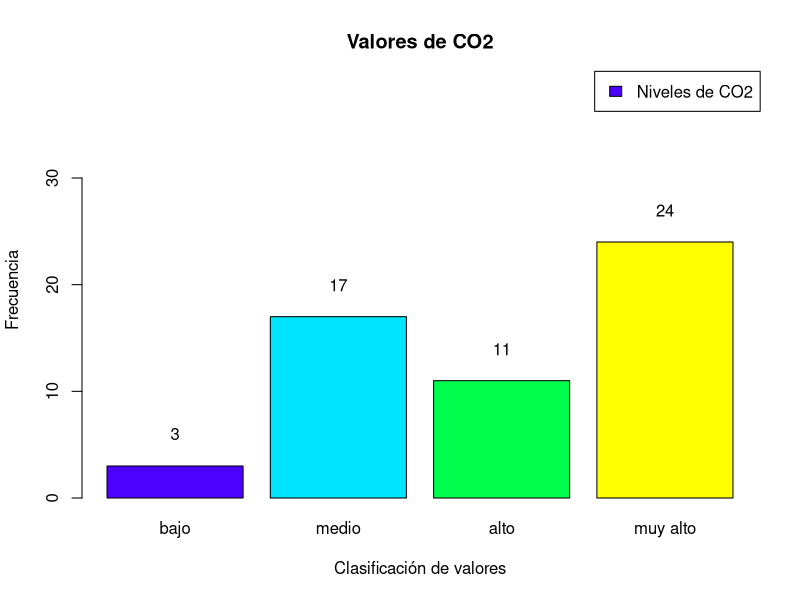
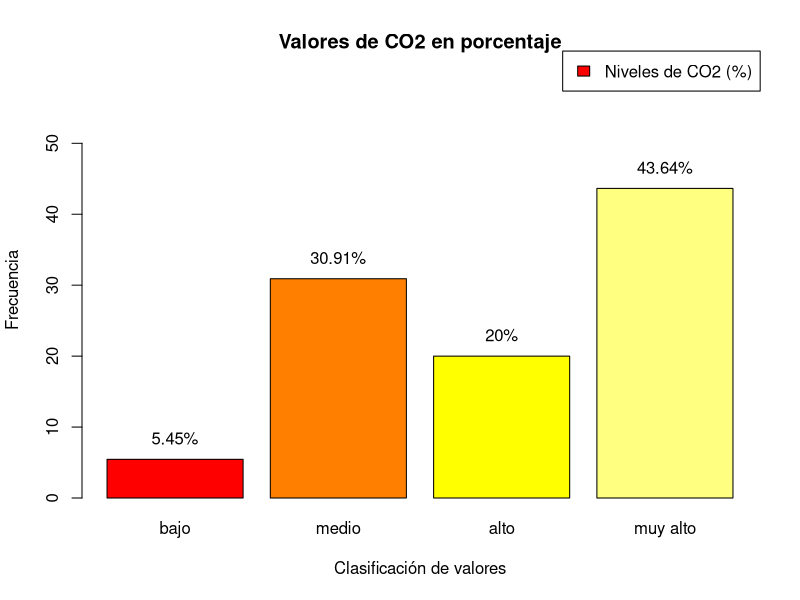

Here is the R script that generated these plots, in order:
#Cargar el dataframe con los valores del fichero adjunto.
parametros=read.csv("environment-indicators-for-spain-1.csv",header=TRUE,sep=",")
#Analiza el dataframe usando str.
str(parametros)
#Extrae los datos cuyo indicador de nombre sea "CO2 emissions from solid fuel
# consumption (kt)".
# co2=parametros$Value[parametros$Indicator.Name=="CO2 emissions from solid fuel consumption (kt)"]

parametrosElegidos = parametros[parametros$Indicator.Name=="CO2 emissions from solid fuel consumption (kt)",]
co2 = parametrosElegidos$Value
co2
str(co2)
#Utiliza la orden cut para obtener un vector categorizable del vector co2. Dentro de la orden
# cut, en el parámetro break, calcula un vector desde el mínimo de CO2 hasta el máximo de
# CO2 más uno, con cinco valores igualmente espaciados. Poner de etiquetas bajo, medio, alto
# y muy alto.
catco2=cut(co2, breaks = seq(min(co2), max(co2)+1, length.out=5), labels = c("bajo",
"medio", "alto", "muy alto"), right = FALSE)
catco2
#Conseguir que sea un factor ordenado.
catco2=ordered(catco2,levels=c("bajo","medio", "alto", "muy alto"))
catco2
str(catco2)
#Dibujar una gráfica barplot del factor ordenado. Frecuencias absolutas.
t1=table(catco2)
t1
maximo=max(t1)+15
grafica1=barplot(t1,
main = "Valores de CO2",
col=topo.colors(length(t1),alpha = 1, rev = FALSE),
legend.text = c("Niveles de CO2"),
args.legend = list(x=5,y=40, cex=1),
xlab="Clasificación de valores", ylab = "Frecuencia", ylim=c(0,maximo))
text(x=grafica1,y=t1+3,labels=t1)
#Dibujar una gráfica barplot del factor ordenado. Frecuencias relativas.
t2=round(100*prop.table(t1),2)
t2
maximo=max(t2)+15
grafica1=barplot(t2,
main = "Valores de CO2 en porcentaje",
col=heat.colors(length(t2), alpha = 1, rev = FALSE),
legend.text = c("Niveles de CO2 (%)"),
args.legend = list(x=5,y=63, cex=1),
xlab="Clasificación de valores", ylab = "Frecuencia", ylim=c(0,maximo))
text(x=grafica1,y=t2+3,labels=paste0(t2,"%"))